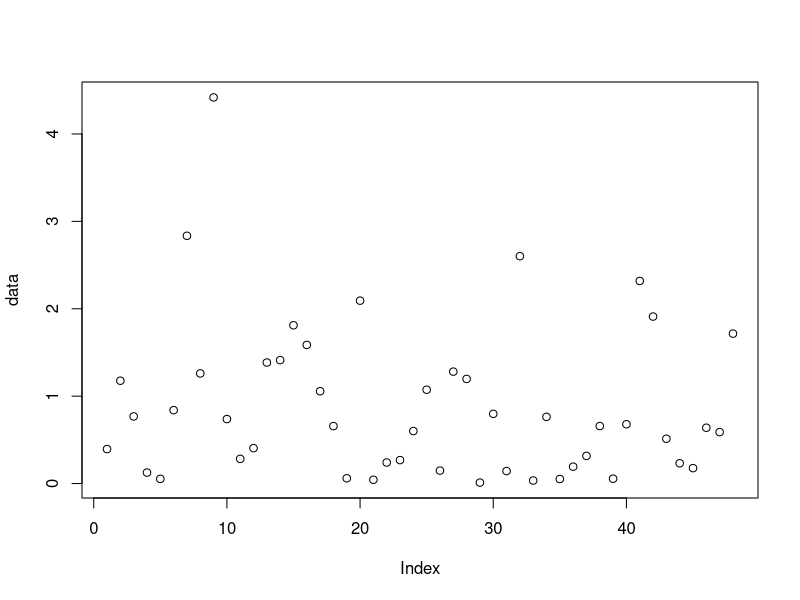
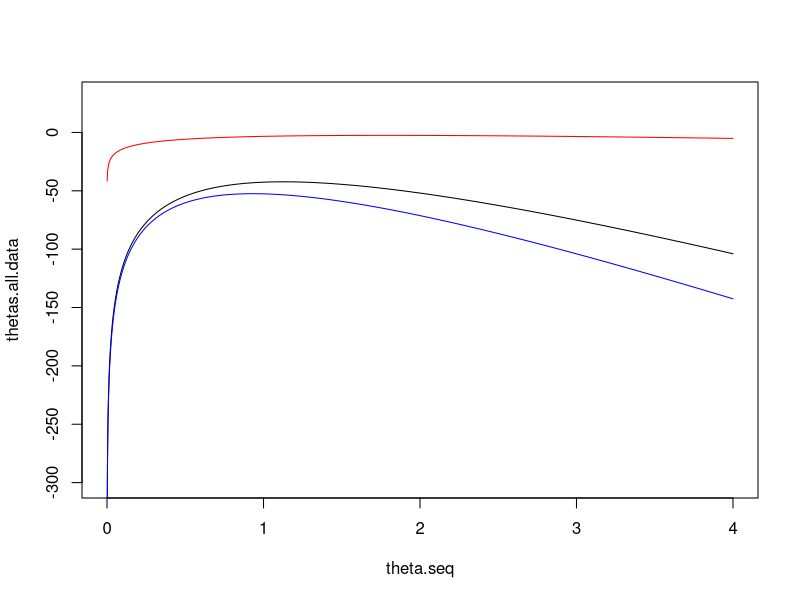
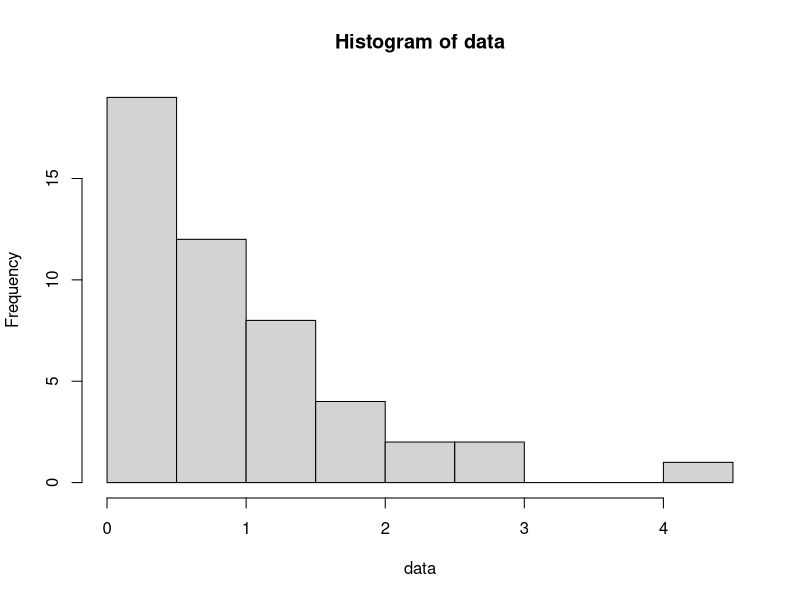
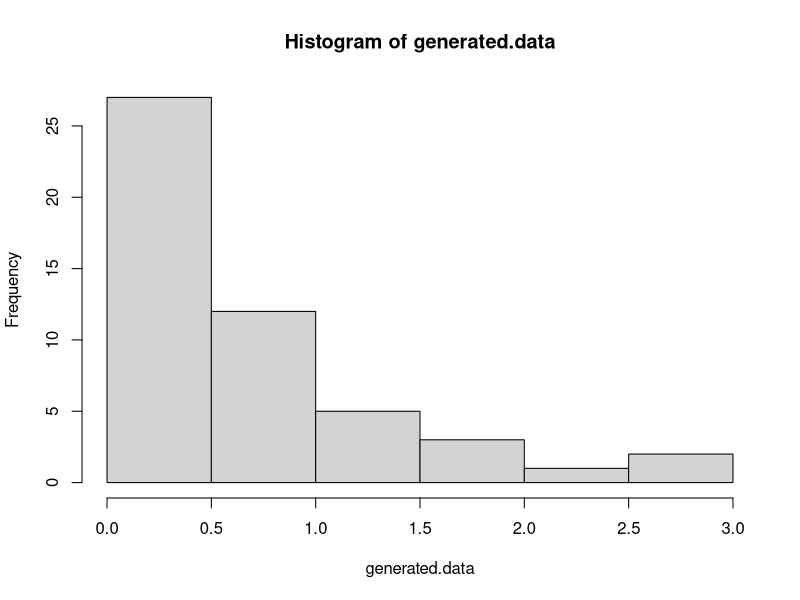

Here is the R script that generated these plots, in order:
setwd("~/TDDE01/lab1")
data <- as.matrix(data.frame(read.csv("machines.csv")))
# Guessing it's an exponential distribution
plot(data)

llhood <- function(x, theta){
  return (log(prod(theta*exp(-theta*x))))
} 

theta.seq = seq(from = 0, to = 4, by = 0.001)

llhood.for.thetas <- function(theta.vector, data.vector ){
  res <- double()
  for (value in theta.vector) {
    res <- append(res, llhood(data.vector, value))
  }
  return(res)
}

thetas.all.data <- llhood.for.thetas(theta.seq, data)
theta.6.datapoints <- llhood.for.thetas(theta.seq, c(data[1:6]))
plot(theta.seq, thetas.all.data, type = 'l', xlim = range(0,4), ylim = range(-300,30 ))
lines(theta.seq, theta.6.datapoints, col = "red")
theta.seq[which.max(thetas.all.data)]

# 1.13 Erik probably smaller interval in theta-vector

# Bayesian

prior <- function(lambda, theta){
  return (log(theta*exp(-theta*lambda)))
}


llhood.bayesian <- function(theta.vector, data.vector ){
  res <- double()
  for (value in theta.vector) {
    res <- append(res, (llhood(data.vector, value) + prior(10, value)))
  }
  return(res)
}

thetas.bayesian <- llhood.bayesian(theta.seq, data)
theta.seq[which.max(thetas.bayesian)]
lines(theta.seq, thetas.bayesian, col = "blue")


# Lambda 1.26

generated.data = rexp(50, rate = 1.126)
hist(data)
hist(generated.data)

